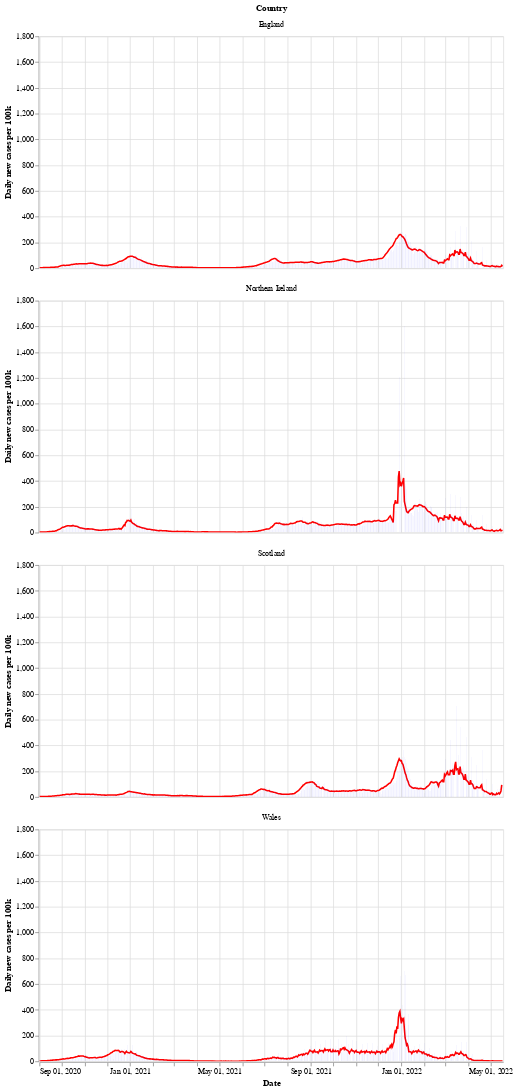

Notebook cell for this chart:
### Markdown cell above
Next is a bar chart of the number of new cases in each country (per 100k population), with the 7 day moving average of cases. Again we see that Wales saw a longer period of raising and falling cases compared to the other countries.

After a period of cases falling, each nation is now seeing a rise in the number of cases - especially in Wales.

### Code cell
# collapse
bars = alt.Chart(uk_cases).mark_bar().encode(
    x=alt.X("yearmonthdate(date):T", axis=alt.Axis(title='Date')),
    y=alt.Y("newCasesRate:Q", axis=alt.Axis(title='Daily new cases per 100k')),
    tooltip='newCasesRate',
    color=alt.condition(
        alt.datum.dailyChange > 0,
        alt.value("orange"),  # The positive color
        alt.value("blue")  # The negative color
    )
).properties(title='New cases per 100k population with rolling 7 day average', width=600).interactive()
line = alt.Chart(uk_cases).mark_line(
    color='red',
    size=2,
).transform_window(
    rolling_mean='mean(newCasesRate)',
    frame=[0, 7],
    groupby=['areaName']
).encode(
    x='yearmonthdate(date):T',
    y='rolling_mean:Q'
)
alt.layer(line, bars, data=uk_cases).facet(alt.Row('areaName', title='Country'), columns=1)

### Figure 1 — Vega-Lite specification as saved in the notebook (floating-point values rounded to 4 significant figures; data arrays with more than 128 entries replaced by an {"elided": "..."} marker saying what was removed)
{"config": {"view": {"continuousWidth": 400, "continuousHeight": 300}}, "data": {"name": "data-beb7693c9247d8d89aef408bda3c26db"}, "facet": {"type": "nominal", "field": "areaName", "title": "Country"}, "spec": {"layer": [{"mark": {"type": "line", "color": "red", "size": 2}, "encoding": {"x": {"type": "temporal", "field": "date", "timeUnit": "yearmonthdate"}, "y": {"type": "quantitative", "field": "rolling_mean"}}, "transform": [{"window": [{"op": "mean", "field": "newCasesRate", "as": "rolling_mean"}], "frame": [0, 7], "groupby": ["areaName"]}]}, {"mark": "bar", "encoding": {"color": {"condition": {"value": "orange", "test": "(datum.dailyChange > 0)"}, "value": "blue"}, "tooltip": {"type": "quantitative", "field": "newCasesRate"}, "x": {"type": "temporal", "axis": {"title": "Date"}, "field": "date", "timeUnit": "yearmonthdate"}, "y": {"type": "quantitative", "axis": {"title": "Daily new cases per 100k"}, "field": "newCasesRate"}}, "selection": {"selector002": {"type": "interval", "bind": "scales", "encodings": ["x", "y"]}}, "title": "New cases per 100k population with rolling 7 day average", "width": 600}]}, "columns": 1, "$schema": "https://vega.github.io/schema/vega-lite/v4.8.1.json", "datasets": {"data-beb7693c9247d8d89aef408bda3c26db": {"elided": "2495 records"}}}
